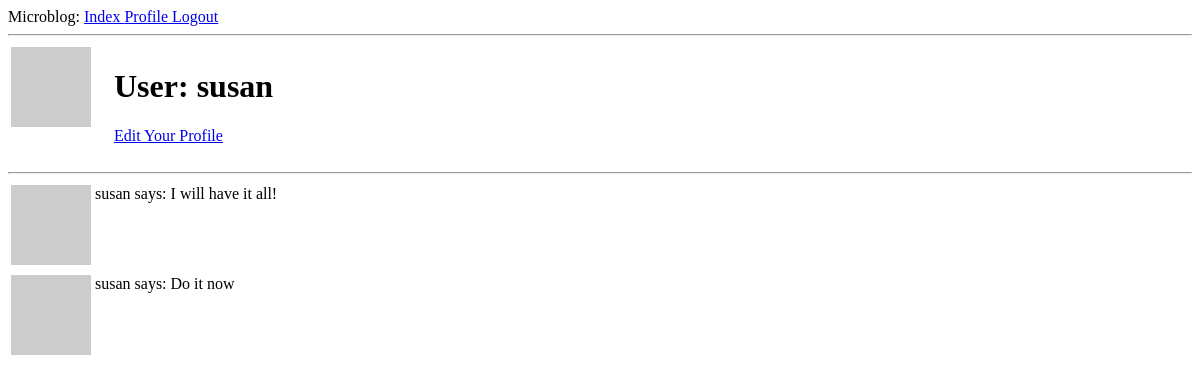
/user/susan (signed in), run on an earlier commit of the app's database.
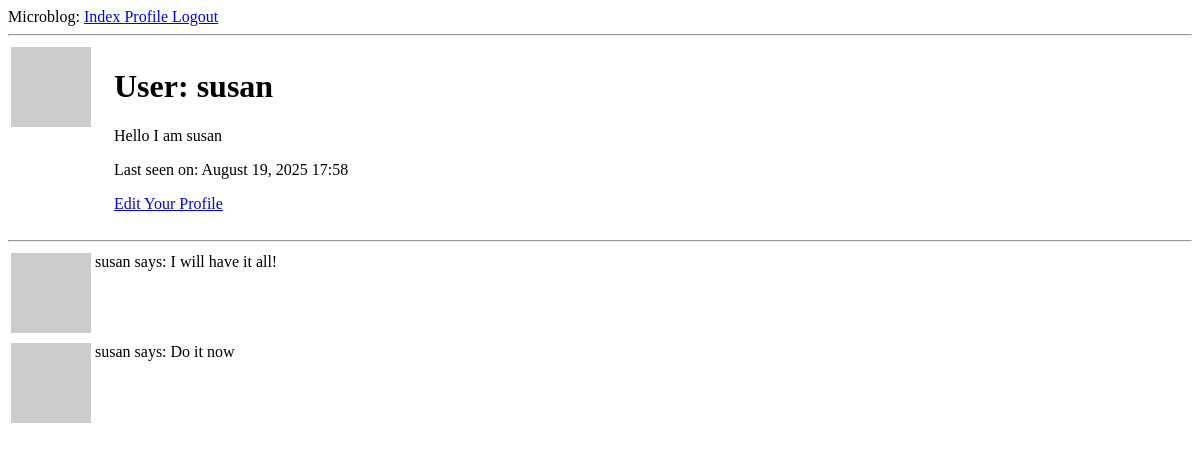
And on a later commit of the database.
### app/models.py (models this page shows, shortened)
class User(UserMixin, db.Model): #if db.Model isn't used then all the mappings have to be done manually
    id: so.Mapped[int] = so.mapped_column(primary_key=True) #these are python type hints
    username: so.Mapped[str] = so.mapped_column(sa.String(64), index=True, unique=True) #stores string upto 64 characters and indexed for fast lookup and is unique no duplicate usernames
    email: so.Mapped[str] = so.mapped_column(sa.String(120), index=True, unique=True)
    password_hash: so.Mapped[Optional[str]] = so.mapped_column(sa.String(256))
    posts: so.WriteOnlyMapped['Post'] = so.relationship(back_populates='author')
    about_me: so.Mapped[Optional[str]] = so.mapped_column(sa.String(140))
    last_seen: so.Mapped[Optional[datetime]] = so.mapped_column(default=lambda: datetime.now(timezone.utc))
    def avatar(self, size):
          return f'https://api.dicebear.com/9.x/pixel-art/svg?seed={self.username}&size={size}'

### app/routes.py (the view)
@app.route('/user/<username>')
@login_required
def user(username):
    user = db.first_or_404(sa.select(User).where(User.username == username)) #when the username is not available in the database the view function will raise an 404 exception
    posts = [
        {'author': user, 'body': 'I will have it all!'},
        {'author': user, 'body': 'Do it now'}
    ]
    return render_template('user.html', user=user, posts=posts)

### app/models.py (called while the page is built)
@login.user_loader #user loader function is a built in function in flask
def load_user(id):
     return db.session.get(User, int(id))

### app/routes.py (called while the page is built)
@app.before_request
def before_request():
    if current_user.is_authenticated:
        current_user.last_seen = datetime.now(timezone.utc)
        db.session.commit()

### app/templates/user.html
{% extends "base.html" %}
{% block content %}
    <table>
        <tr valign="top">
            <td style="padding-right: 20px;">
                <img src="{{ user.avatar(128) }}">
            </td>
        <td>
            <h1>User: {{ user.username }}</h1>
            {% if user.about_me%}
                <p>{{ user.about_me }}</p>
            {% endif %}
            {% if user.last_seen%}
                <p>Last seen on: {{ user.last_seen.strftime("%B %d, %Y %H:%M") }}</p>
            {% endif %}
            {% if user == current_user %}
                <p><a href="{{ url_for('edit_profile') }}"> Edit Your Profile </a></p>
            {% endif %}
        </td>
        </tr>
    </table>
    <hr>
    {% for post in posts %}
        {% include '_posts.html'%}
    {% endfor %}
{% endblock %}

### app/templates/base.html (shortened to what this page needs)
<!DOCTYPE html>
<html lang="en">
<head>
</head>
<body>
    <div> Microblog:
        <a href="{{ url_for('index') }}"> Index </a>
        {% if current_user.is_anonymous %}
        <a href="{{ url_for('login') }}"> Login </a>
        {% else %}
        <a href="{{ url_for('user', username=current_user.username) }}">Profile </a>
        <a href="{{ url_for('logout') }}"> Logout </a>
        {% endif %}
    </div>
    <hr>
    {% block content %}{% endblock %}
</body>
</html>

### app/templates/_posts.html
<table>
    <tr valign="top">
        <td> <img src="{{ post.author.avatar(36) }}"></td>
        <td> {{ post.author.username }} says: {{ post.body }}</td>
    </tr>
</table>

What changed in the data, as far as the page shows it:
changed User "susan": about_me (not shown) → "Hello I am susan"; last_seen (not shown) → "August 19, 2025 17:58"
Also different on the page:
text now shown: "Last seen on:"
